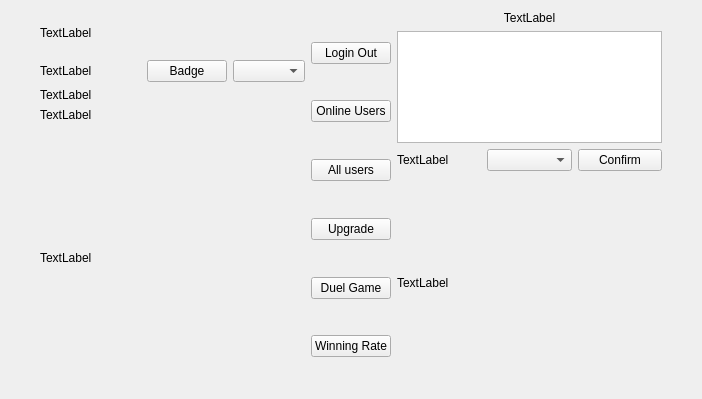
<?xml version="1.0" encoding="UTF-8"?>
<ui version="4.0">
 <class>MainWindow</class>
 <widget class="QMainWindow" name="MainWindow">
  <property name="geometry">
   <rect>
    <x>0</x>
    <y>0</y>
    <width>702</width>
    <height>399</height>
   </rect>
  </property>
  <property name="windowTitle">
   <string>MainWindow</string>
  </property>
  <widget class="QWidget" name="centralWidget">
   <property name="enabled">
    <bool>true</bool>
   </property>
   <property name="layoutDirection">
    <enum>Qt::LeftToRight</enum>
   </property>
   <layout class="QVBoxLayout" name="verticalLayout_5">
    <item>
     <layout class="QHBoxLayout" name="horizontalLayout_2" stretch="1,9,3,9,1">
      <item>
       <spacer name="horizontalSpacer">
        <property name="orientation">
         <enum>Qt::Horizontal</enum>
        </property>
        <property name="sizeHint" stdset="0">
         <size>
          <width>40</width>
          <height>20</height>
         </size>
        </property>
       </spacer>
      </item>
      <item>
       <layout class="QVBoxLayout" name="verticalLayout_3" stretch="1,1,0,6">
        <item>
         <widget class="QLabel" name="labelUser">
          <property name="text">
           <string>TextLabel</string>
          </property>
         </widget>
        </item>
        <item>
         <layout class="QHBoxLayout" name="horizontalLayout" stretch="2,0,1">
          <item>
           <widget class="QLabel" name="labelWho">
            <property name="text">
             <string>TextLabel</string>
            </property>
            <property name="alignment">
             <set>Qt::AlignLeading|Qt::AlignLeft|Qt::AlignVCenter</set>
            </property>
           </widget>
          </item>
          <item>
           <widget class="QPushButton" name="BtnBadge">
            <property name="sizePolicy">
             <sizepolicy hsizetype="Fixed" vsizetype="Fixed">
              <horstretch>0</horstretch>
              <verstretch>0</verstretch>
             </sizepolicy>
            </property>
            <property name="text">
             <string>Badge</string>
            </property>
            <property name="checkable">
             <bool>true</bool>
            </property>
           </widget>
          </item>
          <item>
           <widget class="QComboBox" name="CbxUser"/>
          </item>
         </layout>
        </item>
        <item>
         <layout class="QVBoxLayout" name="verticalLayout_4">
          <item>
           <layout class="QHBoxLayout" name="horizontalLayout_4" stretch="10,1">
            <item>
             <widget class="QLabel" name="labelNum">
              <property name="text">
               <string>TextLabel</string>
              </property>
             </widget>
            </item>
            <item>
             <widget class="QLabel" name="labelNumBadge">
              <property name="text">
               <string/>
              </property>
             </widget>
            </item>
           </layout>
          </item>
          <item>
           <layout class="QHBoxLayout" name="horizontalLayout_5" stretch="10,1">
            <item>
             <widget class="QLabel" name="labelAdv">
              <property name="text">
               <string>TextLabel</string>
              </property>
             </widget>
            </item>
            <item>
             <widget class="QLabel" name="labelAdvBadge">
              <property name="text">
               <string/>
              </property>
             </widget>
            </item>
           </layout>
          </item>
         </layout>
        </item>
        <item>
         <widget class="QLabel" name="labelInfo">
          <property name="sizePolicy">
           <sizepolicy hsizetype="Preferred" vsizetype="Expanding">
            <horstretch>0</horstretch>
            <verstretch>0</verstretch>
           </sizepolicy>
          </property>
          <property name="text">
           <string>TextLabel</string>
          </property>
          <property name="alignment">
           <set>Qt::AlignLeading|Qt::AlignLeft|Qt::AlignVCenter</set>
          </property>
         </widget>
        </item>
       </layout>
      </item>
      <item>
       <layout class="QVBoxLayout" name="verticalLayout">
        <item>
         <spacer name="verticalSpacer_5">
          <property name="orientation">
           <enum>Qt::Vertical</enum>
          </property>
          <property name="sizeHint" stdset="0">
           <size>
            <width>20</width>
            <height>40</height>
           </size>
          </property>
         </spacer>
        </item>
        <item>
         <widget class="QPushButton" name="BtnLoginOut">
          <property name="sizePolicy">
           <sizepolicy hsizetype="Preferred" vsizetype="Fixed">
            <horstretch>0</horstretch>
            <verstretch>0</verstretch>
           </sizepolicy>
          </property>
          <property name="text">
           <string>Login Out</string>
          </property>
         </widget>
        </item>
        <item>
         <spacer name="verticalSpacer">
          <property name="orientation">
           <enum>Qt::Vertical</enum>
          </property>
          <property name="sizeHint" stdset="0">
           <size>
            <width>20</width>
            <height>40</height>
           </size>
          </property>
         </spacer>
        </item>
        <item>
         <widget class="QPushButton" name="BtnOnline">
          <property name="sizePolicy">
           <sizepolicy hsizetype="Fixed" vsizetype="Fixed">
            <horstretch>0</horstretch>
            <verstretch>0</verstretch>
           </sizepolicy>
          </property>
          <property name="text">
           <string>Online Users</string>
          </property>
         </widget>
        </item>
        <item>
         <spacer name="verticalSpacer_2">
          <property name="orientation">
           <enum>Qt::Vertical</enum>
          </property>
          <property name="sizeHint" stdset="0">
           <size>
            <width>20</width>
            <height>40</height>
           </size>
          </property>
         </spacer>
        </item>
        <item>
         <widget class="QPushButton" name="BtnAllUsers">
          <property name="sizePolicy">
           <sizepolicy hsizetype="Preferred" vsizetype="Fixed">
            <horstretch>0</horstretch>
            <verstretch>0</verstretch>
           </sizepolicy>
          </property>
          <property name="text">
           <string>All users</string>
          </property>
         </widget>
        </item>
        <item>
         <spacer name="verticalSpacer_3">
          <property name="orientation">
           <enum>Qt::Vertical</enum>
          </property>
          <property name="sizeHint" stdset="0">
           <size>
            <width>20</width>
            <height>40</height>
           </size>
          </property>
         </spacer>
        </item>
        <item>
         <widget class="QPushButton" name="BtnUpgrade">
          <property name="sizePolicy">
           <sizepolicy hsizetype="Preferred" vsizetype="Fixed">
            <horstretch>0</horstretch>
            <verstretch>0</verstretch>
           </sizepolicy>
          </property>
          <property name="text">
           <string>Upgrade</string>
          </property>
         </widget>
        </item>
        <item>
         <spacer name="verticalSpacer_4">
          <property name="orientation">
           <enum>Qt::Vertical</enum>
          </property>
          <property name="sizeHint" stdset="0">
           <size>
            <width>20</width>
            <height>40</height>
           </size>
          </property>
         </spacer>
        </item>
        <item>
         <widget class="QPushButton" name="BtnDuel">
          <property name="sizePolicy">
           <sizepolicy hsizetype="Preferred" vsizetype="Fixed">
            <horstretch>0</horstretch>
            <verstretch>0</verstretch>
           </sizepolicy>
          </property>
          <property name="text">
           <string>Duel Game</string>
          </property>
         </widget>
        </item>
        <item>
         <spacer name="verticalSpacer_6">
          <property name="orientation">
           <enum>Qt::Vertical</enum>
          </property>
          <property name="sizeHint" stdset="0">
           <size>
            <width>20</width>
            <height>40</height>
           </size>
          </property>
         </spacer>
        </item>
        <item>
         <widget class="QPushButton" name="BtnRate">
          <property name="sizePolicy">
           <sizepolicy hsizetype="Fixed" vsizetype="Fixed">
            <horstretch>0</horstretch>
            <verstretch>0</verstretch>
           </sizepolicy>
          </property>
          <property name="text">
           <string>Winning Rate</string>
          </property>
         </widget>
        </item>
        <item>
         <spacer name="verticalSpacer_7">
          <property name="orientation">
           <enum>Qt::Vertical</enum>
          </property>
          <property name="sizeHint" stdset="0">
           <size>
            <width>20</width>
            <height>40</height>
           </size>
          </property>
         </spacer>
        </item>
       </layout>
      </item>
      <item>
       <layout class="QVBoxLayout" name="verticalLayout_2" stretch="0,8,0,15">
        <item>
         <widget class="QLabel" name="showInfo">
          <property name="text">
           <string>TextLabel</string>
          </property>
          <property name="alignment">
           <set>Qt::AlignCenter</set>
          </property>
         </widget>
        </item>
        <item>
         <widget class="QListWidget" name="listWidgetUsers">
          <property name="sizePolicy">
           <sizepolicy hsizetype="Expanding" vsizetype="Expanding">
            <horstretch>0</horstretch>
            <verstretch>0</verstretch>
           </sizepolicy>
          </property>
         </widget>
        </item>
        <item>
         <layout class="QHBoxLayout" name="horizontalLayout_3">
          <item>
           <widget class="QLabel" name="labelServer">
            <property name="text">
             <string>TextLabel</string>
            </property>
           </widget>
          </item>
          <item>
           <widget class="QComboBox" name="comboBox"/>
          </item>
          <item>
           <widget class="QPushButton" name="BtnConfirm">
            <property name="text">
             <string>Confirm</string>
            </property>
           </widget>
          </item>
         </layout>
        </item>
        <item>
         <widget class="QLabel" name="labelSPkm">
          <property name="text">
           <string>TextLabel</string>
          </property>
         </widget>
        </item>
       </layout>
      </item>
      <item>
       <spacer name="horizontalSpacer_2">
        <property name="orientation">
         <enum>Qt::Horizontal</enum>
        </property>
        <property name="sizeHint" stdset="0">
         <size>
          <width>40</width>
          <height>20</height>
         </size>
        </property>
       </spacer>
      </item>
     </layout>
    </item>
   </layout>
  </widget>
  <widget class="QMenuBar" name="menuBar">
   <property name="geometry">
    <rect>
     <x>0</x>
     <y>0</y>
     <width>702</width>
     <height>23</height>
    </rect>
   </property>
  </widget>
 </widget>
 <layoutdefault spacing="6" margin="11"/>
 <resources/>
 <connections/>
</ui>
